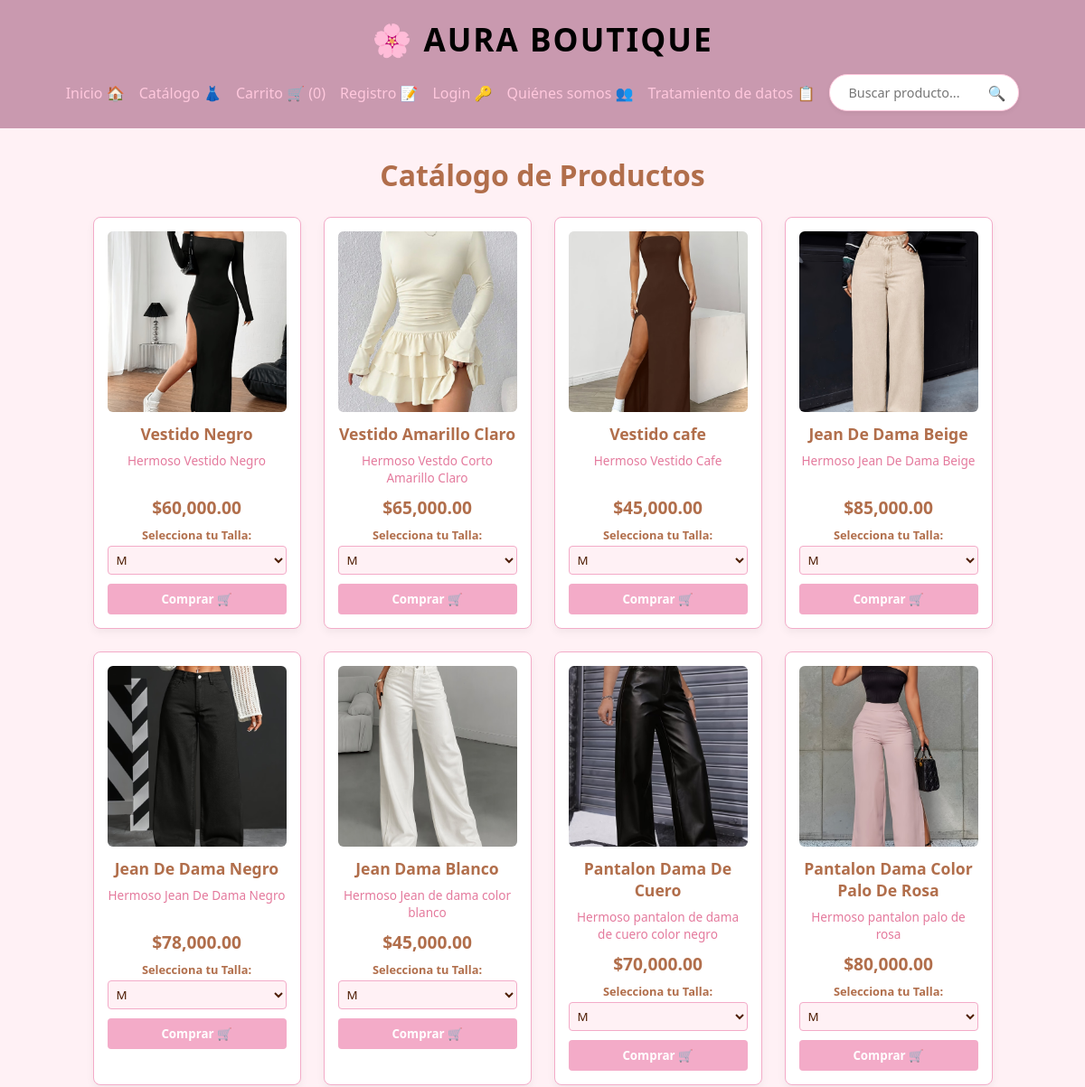
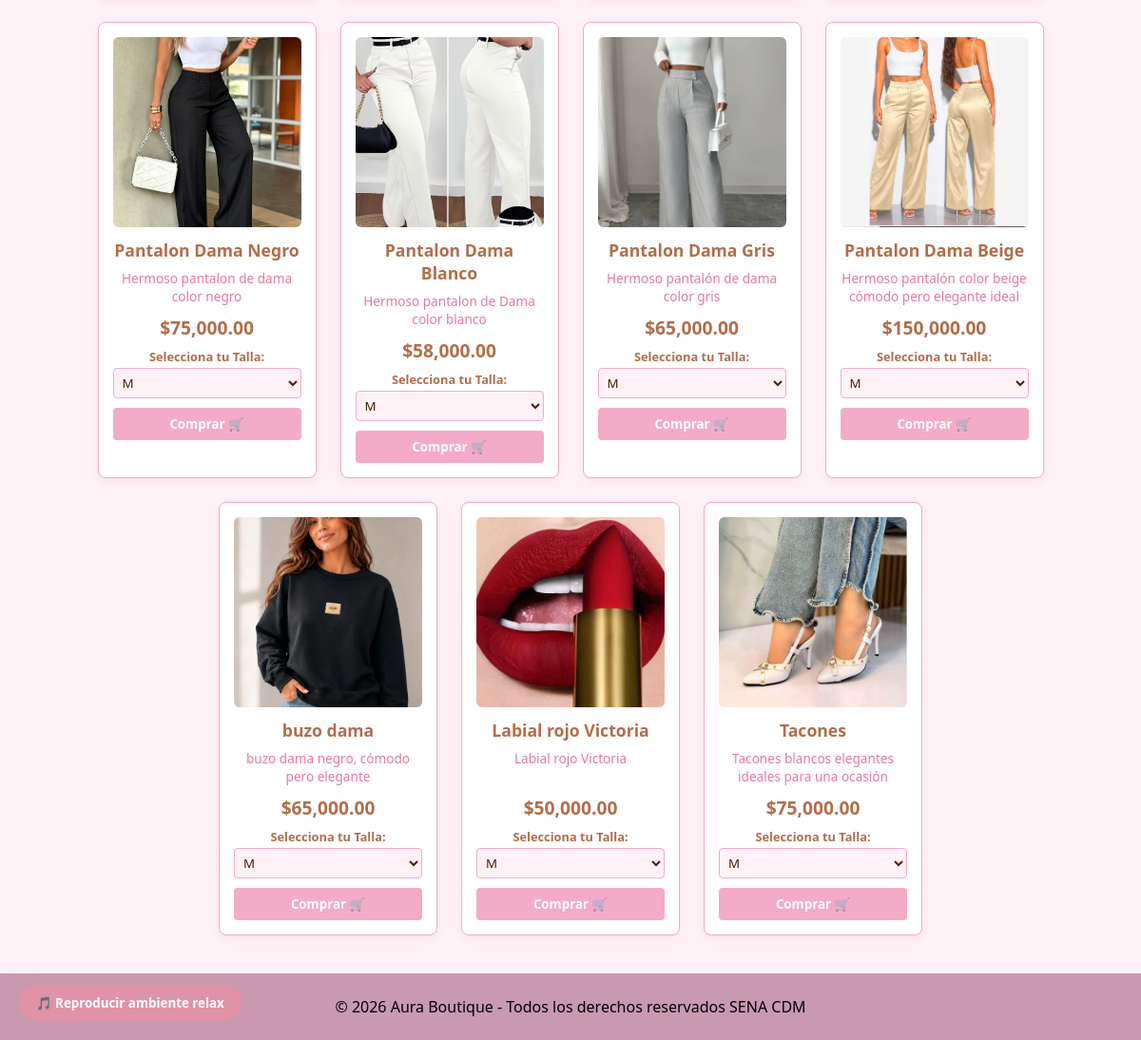
/producto/catalogo, run on the app's committed database (2 pictures, top to bottom).
### tables this page shows
CREATE TABLE `productos` (
  `id_producto` int(10) UNSIGNED NOT NULL,
  `id_categoria` int(10) UNSIGNED NOT NULL,
  `nombre` varchar(150) NOT NULL,
  `descripcion` text DEFAULT NULL,
  `precio` decimal(10,2) NOT NULL,
  `stock` int(11) NOT NULL,
  `talla` varchar(50) DEFAULT NULL,
  `imagen` varchar(255) DEFAULT NULL,
  `estado` enum('activo','inactivo') NOT NULL DEFAULT 'activo',
  `fecha_creacion` timestamp NOT NULL DEFAULT current_timestamp(),
  `fecha_actualizacion` timestamp NOT NULL DEFAULT current_timestamp() ON UPDATE current_timestamp()
);

### controllers/ProductoController.php (called while the page is built, shortened)
<?php
require_once 'models/producto.php';
class ProductoController {
    public function catalogo() {
        $producto = new Producto();
        $productos = $producto->getAll();
        require_once 'views/producto/catalogo.php';
    }
}

### config/db.php (called while the page is built)
<?php
class Database {
    public static function connect() {
        $db = new mysqli('localhost', 'root', '', 'aura_boutique');
        $db->query("SET NAMES 'utf8'");
        return $db;
    }
}

### models/producto.php (called while the page is built, shortened)
<?php
class Producto {
    private $db;
    public function __construct() {
        $this->db = Database::connect();
    }
    public function getAll() {
        $productos = $this->db->query("SELECT * FROM productos ORDER BY id_producto DESC;");
        return $productos;
    }
}

### views/producto/catalogo.php (the view, shortened to what this page needs)
<?php require_once 'views/layout/header.php'; ?>
<h1 style="text-align: center; margin: 25px 0; color: #b16e4b;">Catálogo de Productos</h1>
<div style="display: flex; flex-wrap: wrap; gap: 25px; justify-content: center; max-width: 1200px; margin: 0 auto; padding: 0 15px;">
    <?php if ($productos && $productos->num_rows > 0): ?>
        <?php while($product = $productos->fetch_object()): ?>
            <div style="background: white; border: 1px solid #f3abc8; border-radius: 8px; padding: 15px; width: 230px; text-align: center; box-shadow: 0 4px 10px rgba(0,0,0,0.05);">
                <div style="width: 100%; height: 200px; background: #eee; display: flex; align-items: center; justify-content: center; border-radius: 6px; margin-bottom: 12px; overflow: hidden;">
                    <?php if (!empty($product->imagen)): ?>
                        <img src="<?=base_url?>uploads/images/<?=$product->imagen?>" alt="<?=$product->nombre?>" style="width: 100%; height: 100%; object-fit: cover;">
                    <?php else: ?>
                        <span style="color: #888; font-size: 0.9rem;">Sin imagen</span>
                    <?php endif; ?>
                </div>
                <h3 style="font-size: 1.1rem; color: #b16e4b; margin-bottom: 8px; font-weight: 600;"><?=$product->nombre?></h3>
                <p style="color: #e47a9d; font-size: 0.85rem; margin-bottom: 10px; height: 38px; overflow: hidden;"><?=$product->descripcion?></p>
                <div>
                    <p style="color: #b16e4b; font-weight: bold; font-size: 1.2rem; margin-bottom: 8px;">$<?=number_format($product->precio, 2)?></p>
                    <form action="<?=base_url?>carrito/add&id=<?=$product->id_producto?>" method="POST">
                        <div style="margin-bottom: 10px;">
                            <label for="talla_<?=$product->id_producto?>" style="font-size: 0.8rem; color: #b16e4b; font-weight: bold; display: block; margin-bottom: 3px;">Selecciona tu Talla:</label>
                            <select name="talla" id="talla_<?=$product->id_producto?>" style="width: 100%; padding: 5px; border: 1px solid #f3abc8; border-radius: 4px; color: #4e1e04; font-weight: 500; background-color: #fff1f5;" required>
                                <option value="M" selected>M</option>
                            </select>
                        </div>
                        <button type="submit" style="background: #f3abc8; color: white; padding: 8px 15px; border: none; border-radius: 4px; display: block; font-weight: bold; width: 100%; cursor: pointer;">Comprar 🛒</button>
                    </form>
                </div>
            </div>
        <?php endwhile; ?>
    <?php else: ?>
        <p style="text-align: center; color: #888;">No hay productos disponibles en el catálogo por el momento.</p>
    <?php endif; ?>
</div>
<?php require_once 'views/layout/footer.php'; ?>

### views/layout/header.php (style rules this page uses)
* { box-sizing: border-box; margin: 0; padding: 0; font-family: 'Segoe UI', Tahoma, Geneva, Verdana, sans-serif; }
body { background-color: #fff1f5; color: #bc8c6b; }

### data on the page
productos: imagen (picture), nombre "Vestido Negro", descripcion "Hermoso Vestido Negro", precio "60,000.00", talla "M"
productos: imagen (picture), nombre "Vestido Amarillo Claro", descripcion "Hermoso Vestdo Corto Amarillo Claro", precio "65,000.00", talla "M"
productos: imagen (picture), nombre "Vestido cafe", descripcion "Hermoso Vestido Cafe", precio "45,000.00", talla "M"
productos: imagen (picture), nombre "Jean De Dama Beige", descripcion "Hermoso Jean De Dama Beige", precio "85,000.00", talla "M"
productos: imagen (picture), nombre "Jean De Dama Negro", descripcion "Hermoso Jean De Dama Negro", precio "78,000.00", talla "M"
productos: imagen (picture), nombre "Jean Dama Blanco", descripcion "Hermoso Jean de dama color blanco", precio "45,000.00", talla "M"
productos: imagen (picture), nombre "Pantalon Dama De Cuero", descripcion "Hermoso pantalon de dama de cuero color negro", precio "70,000.00", talla "M"
productos: imagen (picture), nombre "Pantalon Dama Color Palo De Rosa", descripcion "Hermoso pantalon palo de rosa", precio "80,000.00", talla "M"
productos: imagen (picture), nombre "Pantalon Dama Negro", descripcion "Hermoso pantalon de dama color negro", precio "75,000.00", talla "M"
productos: imagen (picture), nombre "Pantalon Dama Blanco", descripcion "Hermoso pantalon de Dama color blanco", precio "58,000.00", talla "M"
productos: imagen (picture), nombre "Pantalon Dama Gris", descripcion "Hermoso pantalón de dama color gris", precio "65,000.00", talla "M"
productos: imagen (picture), nombre "Pantalon Dama Beige", descripcion "Hermoso pantalón color beige cómodo pero elegante ideal…", precio "150,000.00", talla "M"
productos: imagen (picture), nombre "buzo dama", descripcion "buzo dama negro, cómodo pero elegante", precio "65,000.00", talla "M"
productos: imagen (picture), nombre "Labial rojo Victoria", descripcion "Labial rojo Victoria", precio "50,000.00", talla "M"
productos: imagen (picture), nombre "Tacones", descripcion "Tacones blancos elegantes ideales para una ocasión…", precio "75,000.00", talla "M"

### other printed values
$stats['count'] "0"
